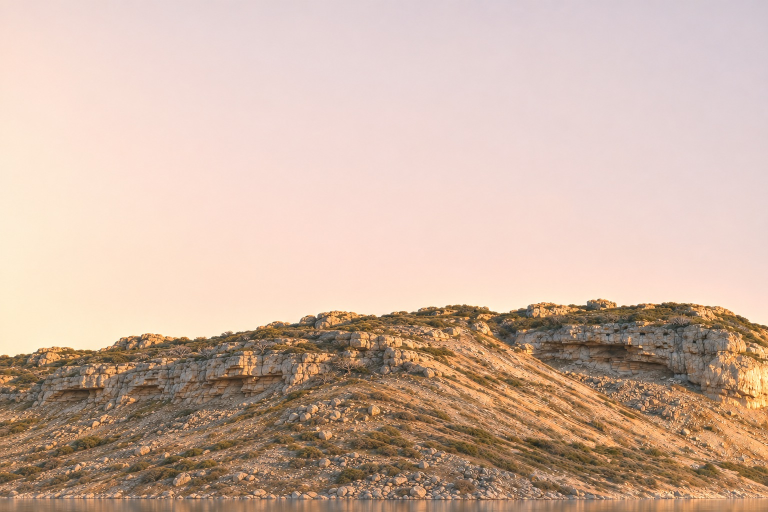
#> input picture assets-src/eye/far-edge/xl-t1.jpg, 1536 x 1024 px, given in place of band-hi.png, which was not available (shown at 1/2 size)
$ python extend.py
#> lines starting #> are read from the running program, lines starting #| are printed output that depends on the picture; long printed decimals are rounded
# Lays the two side extensions on the band by the part they share with it, and writes the long band.
import cv2, numpy as np
band = cv2.imread('out/work/plate/band-hi.png').astype(np.float32)
H, W = band.shape[:2]
#> H = 1024; W = 1536
K = 614; B = 1536 - K
ext = np.zeros((H, W + 2*B, 3), np.float32)
ext[:, B:B+W] = band
for side in ['l', 'r']:
    a = cv2.imread(f'out/work/plate/x{side}-in.png').astype(np.float32)
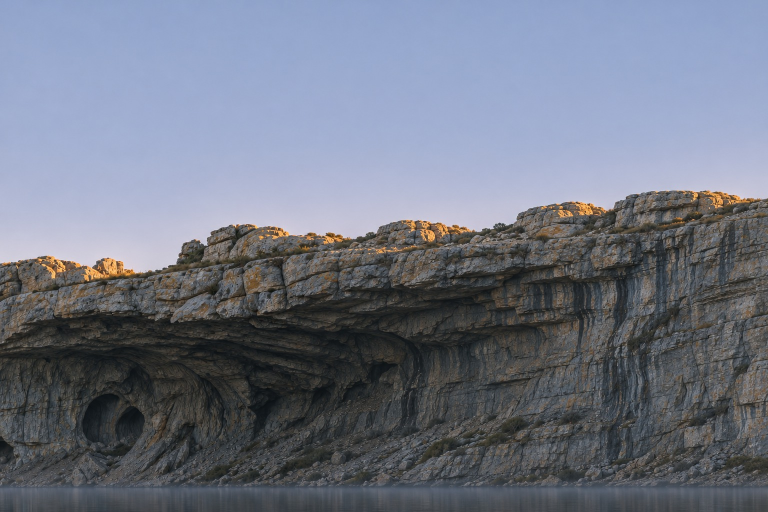
#> input picture assets-src/eye/far-edge/xr-t1.jpg, 1536 x 1024 px, given in place of xl-in.png, which was not available (shown at 1/2 size)
    b = cv2.imread(f'assets-src/eye/far-edge/x{side}-t1.jpg').astype(np.float32)
    mask = np.zeros((512, 768), np.uint8)
    if side == 'l': mask[:, (B+20)//2:] = 255
    else: mask[:, :(K-20)//2] = 255
    ga = cv2.GaussianBlur(cv2.cvtColor(cv2.resize(a, (768, 512), interpolation=cv2.INTER_AREA), cv2.COLOR_BGR2GRAY), (0, 0), 2.0)
    gb = cv2.GaussianBlur(cv2.cvtColor(cv2.resize(b, (768, 512), interpolation=cv2.INTER_AREA), cv2.COLOR_BGR2GRAY), (0, 0), 2.0)
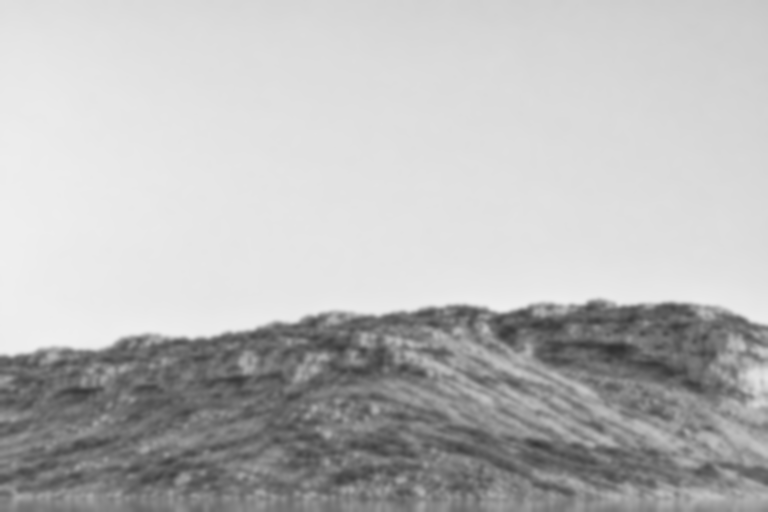
#> gb: shape (512, 768) float32; min 48.85, max 239.9, mean 186.2
    warp = np.eye(2, 3, dtype=np.float32)
    cc, warp = cv2.findTransformECC(ga, gb, warp, cv2.MOTION_AFFINE, (cv2.TERM_CRITERIA_EPS | cv2.TERM_CRITERIA_COUNT, 400, 1e-7), mask, 5)
#> cc = 0.877; warp = [[0.686, -0.0677, 229.5], [0.0752, 0.581, 138.1]]
    print(side, 'cc', round(cc, 4), np.round(warp, 4).tolist())
#| l cc 0.8773 [[0.6861, -0.0677, 229.451], [0.0752, 0.5808, 138.060]]
    w2 = warp.copy(); w2[:, 2] *= 2.0
#> after `w2 = warp.copy()`: w2 = [[0.686, -0.0677, 229.5], [0.0752, 0.581, 138.1]]
    bw = cv2.warpAffine(b, w2, (1536, 1024), flags=cv2.INTER_LANCZOS4 | cv2.WARP_INVERSE_MAP, borderMode=cv2.BORDER_REFLECT)
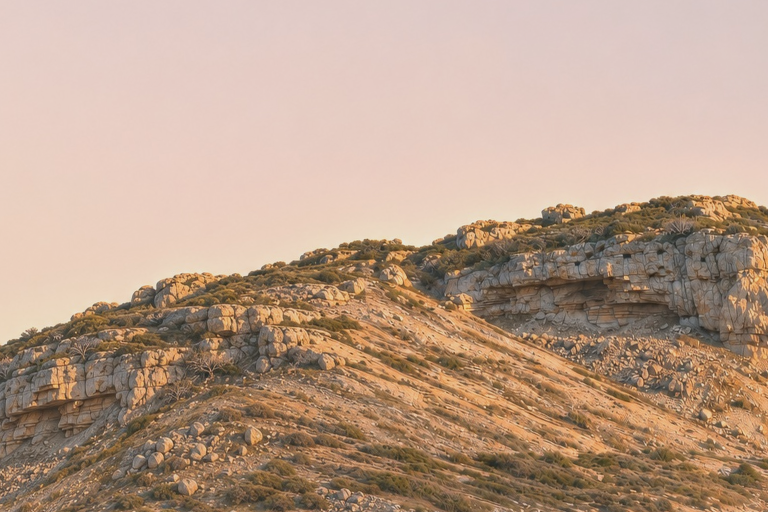
#> bw: shape (1024, 1536, 3) float32 (shown at 1/2 size); mean B, G, R 143.9, 165.5, 196.8; drawn with min black and max white
    m2 = cv2.resize(mask, (1536, 1024)) > 0
    gain = np.array([a[..., c][m2].mean() / bw[..., c][m2].mean() for c in range(3)])
#> gain = [0.967, 0.742, 0.591]
    print(' gain', np.round(gain, 3))
#|  gain [0.967 0.742 0.591]
    bw = np.clip(bw * gain, 0, 255)
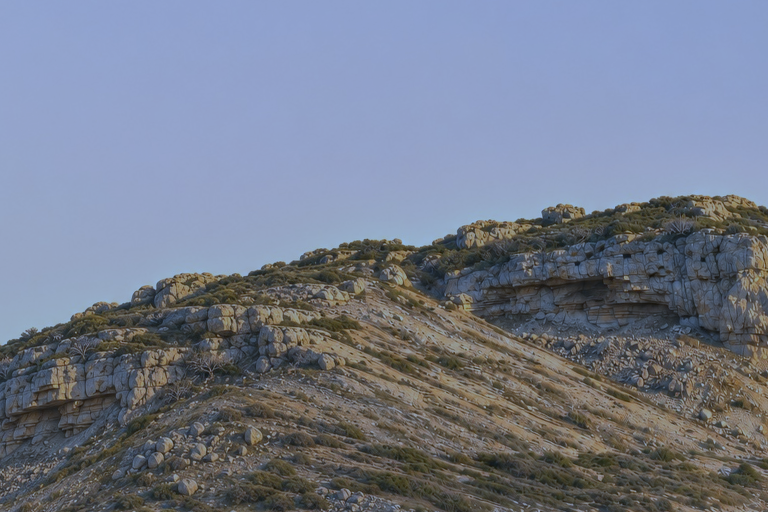
#> bw: shape (1024, 1536, 3) float32 (shown at 1/2 size); mean B, G, R 138.5, 123, 116.5
    x = np.arange(1536, dtype=np.float32)
    if side == 'l':
        f = np.clip((x - B - 20) / 260.0, 0, 1)   # 0 in the new part, 1 well inside the kept part
        f = (f*f*(3-2*f))[None, :, None]
        ext[:, 0:1536] = bw*(1-f) + ext[:, 0:1536]*f
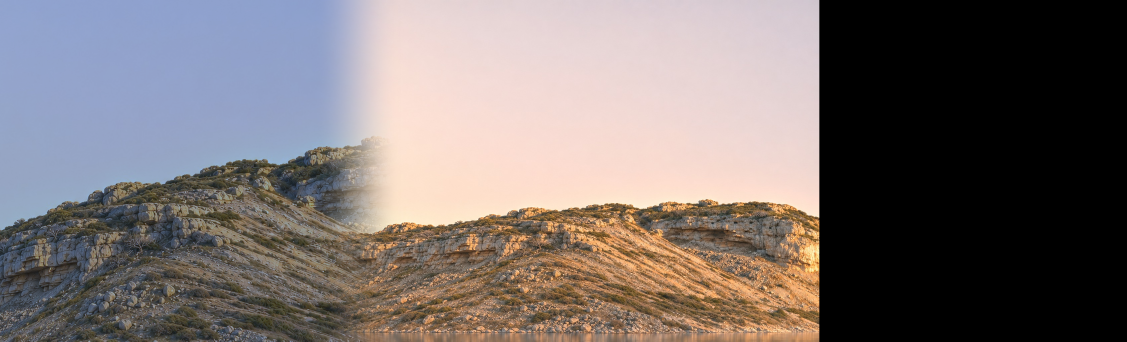
#> ext: shape (1024, 3380, 3) float32 (shown at 1/3 size); mean B, G, R 111.5, 113.1, 121.8
    else:
        f = np.clip((K - 20 - x) / 260.0, 0, 1)
        f = (f*f*(3-2*f))[None, :, None]
        x0 = B + W - K
        ext[:, x0:x0+1536] = bw*(1-f) + ext[:, x0:x0+1536]*f
cv2.imwrite('out/work/plate/band-ext.png', np.clip(ext, 0, 255).astype(np.uint8))
v = cv2.resize(ext, (1600, int(H*1600/ext.shape[1])), interpolation=cv2.INTER_AREA)
cv2.imwrite('out/work/plate/band-ext-view.jpg', v)
cv2.imwrite('out/work/plate/seam-l.jpg', ext[200:1024, B-500:B+900])
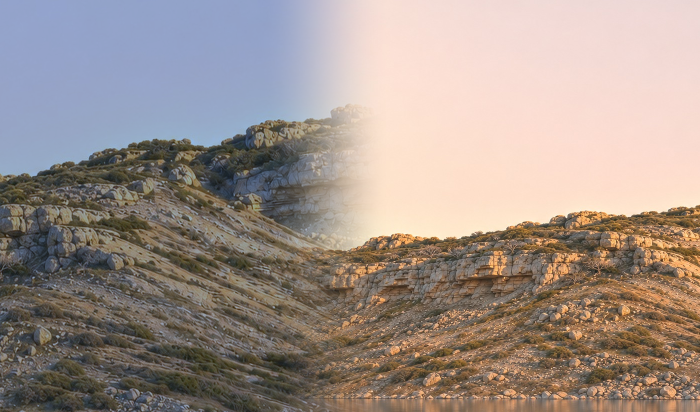
#> saved as seam-l.jpg: shape (824, 1400, 3) (shown at 1/2 size); mean B, G, R 138, 145, 158.6
cv2.imwrite('out/work/plate/seam-r.jpg', ext[200:1024, B+W-K-400:B+W-K+1000])
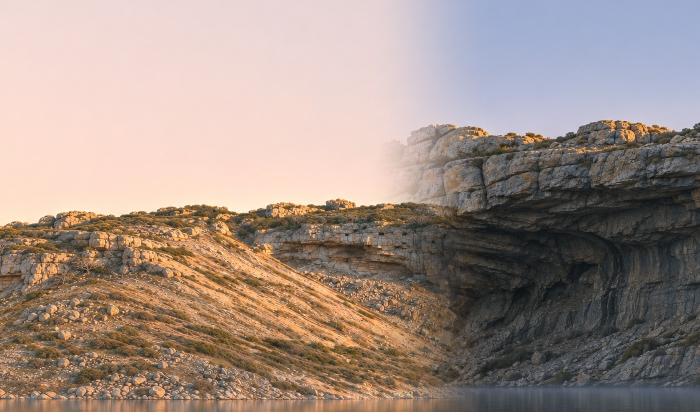
#> saved as seam-r.jpg: shape (824, 1400, 3) (shown at 1/2 size); mean B, G, R 133.1, 141.8, 159.2
print(ext.shape)
#| (1024, 3380, 3)
